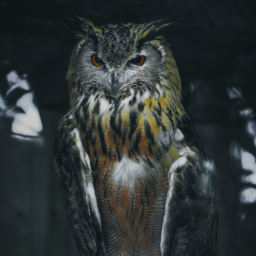
#> input picture doc/image_a.png, 256 x 256 px
$ python validate.py
#> lines starting #> are read from the running program, lines starting #| are printed output that depends on the picture
### ExactHistogramSpecification/histogram_matching.py
#!/usr/bin/env python3

"""
@license: Apache License Version 2.0
@author: Stefano Di Martino
Exact histogram matching
"""


import numpy as np
from scipy import signal


class ExactHistogramMatcher:
    _kernel1 = 1.0 / 5.0 * np.array([[0, 1, 0],
                                     [1, 1, 1],
                                     [0, 1, 0]])

    _kernel2 = 1.0 / 9.0 * np.array([[1, 1, 1],
                                     [1, 1, 1],
                                     [1, 1, 1]])

    _kernel3 = 1.0 / 13.0 * np.array([[0, 0, 1, 0, 0],
                                      [0, 1, 1, 1, 0],
                                      [1, 1, 1, 1, 1],
                                      [0, 1, 1, 1, 0],
                                      [0, 0, 1, 0, 0]])

    _kernel4 = 1.0 / 21.0 * np.array([[0, 1, 1, 1, 0],
                                      [1, 1, 1, 1, 1],
                                      [1, 1, 1, 1, 1],
                                      [1, 1, 1, 1, 1],
                                      [0, 1, 1, 1, 0]])

    _kernel5 = 1.0 / 25.0 * np.array([[1, 1, 1, 1, 1],
                                      [1, 1, 1, 1, 1],
                                      [1, 1, 1, 1, 1],
                                      [1, 1, 1, 1, 1],
                                      [1, 1, 1, 1, 1]])
    _kernel_mapping = {1: [_kernel1],
                       2: [_kernel1, _kernel2],
                       3: [_kernel1, _kernel2, _kernel3],
                       4: [_kernel1, _kernel2, _kernel3, _kernel4],
                       5: [_kernel1, _kernel2, _kernel3, _kernel4, _kernel5]}

    @staticmethod
    def get_histogram(image, image_bit_depth=8):
        """
        :param image: image as numpy array
        :param image_bit_depth: bit depth of the image. Most images have 8 bit.
        :return:
        """
        max_grey_value = pow(2, image_bit_depth)

        if len(image.shape) == 3:
            dimensions = image.shape[2]
            hist = np.empty((max_grey_value, dimensions))

            for dimension in range(0, dimensions):
                for gray_value in range(0, max_grey_value):
                    image_2d = image[:, :, dimension]
                    hist[gray_value, dimension] = len(image_2d[image_2d == gray_value])
        else:
            hist = np.empty((max_grey_value,))

            for gray_value in range(0, max_grey_value):
                hist[gray_value] = len(image[image == gray_value])

        return hist

    @staticmethod
    def _get_averaged_images(img, kernels):
        return np.array([signal.convolve2d(img, kernel, 'same') for kernel in kernels])

    @staticmethod
    def _get_average_values_for_every_pixel(img, number_kernels):
        """
        :param img: the image to be used in order to calculate averaged images
        :param number_kernels: number of kernels to be used in order to calculate the averaged images
        :return: averaged images with the shape:
                 (image height * image width, number averaged images)
                 Every row represents one pixel and its averaged values.
                 I. e. x[0] represents the first pixel and contains an array with k
                 averaged pixels where k are the number of used kernels.
        """
        kernels = ExactHistogramMatcher._kernel_mapping[number_kernels]
        averaged_images = ExactHistogramMatcher._get_averaged_images(img, kernels)
        img_size = averaged_images[0].shape[0] * averaged_images[0].shape[1]

        # shape of averaged_images: (number averaged images, height, width).
        # Reshape in a way, that one row contains all averaged values of pixel in position (x, y)
        reshaped_averaged_images = averaged_images.reshape((number_kernels, img_size))
        transposed_averaged_images = reshaped_averaged_images.transpose()
        return transposed_averaged_images

    @staticmethod
    def sort_rows_lexicographically(matrix):
        # Because lexsort in numpy sorts after the last row,
        # then after the second last row etc., we have to rotate
        # the matrix in order to sort all rows after the first column,
        # and then after the second column etc.

        rotated_matrix = np.rot90(matrix)

        # TODO lexsort is very memory hungry! If the image is too big, this can result in SIG 9!
        sorted_indices = np.lexsort(rotated_matrix)
        return matrix[sorted_indices]

    @staticmethod
    def _match_to_histogram(image, reference_histogram, number_kernels):
        """
        :param image: image as numpy array.
        :param reference_histogram: reference histogram as numpy array
        :param number_kernels: The more kernels you use in order to calculate average images,
                               the more likely it is, the resulting image will have the exact
                               histogram like the reference histogram
        :return: The image with the exact reference histogram.
        """
        img_size = image.shape[0] * image.shape[1]

        merged_images = np.empty((img_size, number_kernels + 2))

        # The first column are the original pixel values.
        merged_images[:, 0] = image.reshape((img_size,))

        # The last column of this array represents the flattened image indices.
        # These indices are necessary to keep track of the pixel positions
        # after they haven been sorted lexicographically according their values.
        indices_of_flattened_image = np.arange(img_size).transpose()
        merged_images[:, -1] = indices_of_flattened_image

        # Calculate average images and add them to merged_images
        averaged_images = ExactHistogramMatcher._get_average_values_for_every_pixel(image, number_kernels)
        for dimension in range(0, number_kernels):
            merged_images[:, dimension + 1] = averaged_images[:, dimension]

        # Sort the array according the original pixels values and then after
        # the average values of the respective pixel
        sorted_merged_images = ExactHistogramMatcher.sort_rows_lexicographically(merged_images)

        # Assign gray values according the distribution of the reference histogram
        index_start = 0
        for gray_value in range(0, len(reference_histogram)):
            index_end = int(index_start + reference_histogram[gray_value])
            sorted_merged_images[index_start:index_end, 0] = gray_value
            index_start = index_end

        # Sort back ordered by the flattened image index. The last column represents the index
        sorted_merged_images = sorted_merged_images[sorted_merged_images[:, -1].argsort()]
        new_target_img = sorted_merged_images[:, 0].reshape(image.shape)

        return new_target_img

    @staticmethod
    def match_image_to_histogram(image, reference_histogram, number_kernels=3):
        """
        :param image: image as numpy array.
        :param reference_histogram: reference histogram as numpy array
        :param number_kernels: The more kernels you use in order to calculate average images,
                               the more likely it is, the resulting image will have the exact
                               histogram like the reference histogram
        :return: The image with the exact reference histogram.
                 CAUTION: Don't save the image in a lossy format like JPEG,
                 because the compression algorithm will alter the histogram!
                 Use lossless formats like PNG.
        """
        if len(image.shape) == 3:
            # Image with more than one dimension. I. e. an RGB image.
            output = np.empty(image.shape)
            dimensions = image.shape[2]

            for dimension in range(0, dimensions):
                output[:, :, dimension] = ExactHistogramMatcher._match_to_histogram(image[:, :, dimension],
                                                                                    reference_histogram[:, dimension],
                                                                                    number_kernels)
        else:
            # Gray value image
            output = ExactHistogramMatcher._match_to_histogram(image,
                                                               reference_histogram,
                                                               number_kernels)

        return output

### doc/validate.py
from ExactHistogramSpecification import ExactHistogramMatcher # This package
from PIL import Image # or use your preferred way of reading image data
import numpy as np # numerical stack
import matplotlib.pylab as plt # plotting
import seaborn as sns # fancier plotting

# Load images
reference_image = np.array(Image.open('image_a.png'))
#> reference_image is the input picture: shape (256, 256, 3); mean R, G, B 47.2, 54.2, 54.1
change_image = np.array(Image.open('image_b.png'))
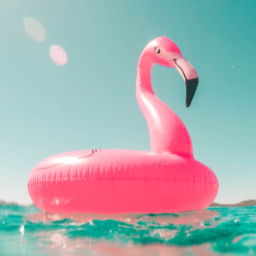
#> input picture doc/image_b.png, 256 x 256 px
#> change_image is the input picture: shape (256, 256, 3); mean R, G, B 167.1, 174, 177.1

# Get histogram
reference_histogram = ExactHistogramMatcher.get_histogram(reference_image)
#> after the loop in get_histogram, `for dimension in range(0, dimensions):`: hist = 256 rows, first 8: [0, 0, 0], [0, 0, 0], [0, 0, 0], [0, 0, 1], [0, 0, 0], [0, 0, 0], [0, 0, 0], [0, 0, 0]
#> reference_histogram has the same summary as hist in get_histogram
# Match image to histogram
new_image = np.round(ExactHistogramMatcher.match_image_to_histogram(change_image, reference_histogram)).astype(np.uint8)
#> after the loop in match_image_to_histogram, `for dimension in range(0, dimensions):`:
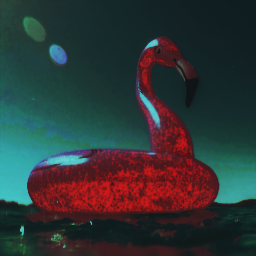
#> output: shape (256, 256, 3) float64; mean R, G, B 47.2, 54.2, 54.1

# For validation:
# Histogram of original image
change_histogram = ExactHistogramMatcher.get_histogram(change_image)
#> after the loop in get_histogram (call 2), `for dimension in range(0, dimensions):`: hist = 256 rows, first 8: [305, 0, 0], [1108, 0, 0], [255, 0, 0], [94, 0, 0], [60, 0, 0], [42, 0, 0], [38, 0, 0], [52, 0, 0]
#> change_histogram has the same summary as hist in get_histogram
# Histogram of newly created image
new_histogram = ExactHistogramMatcher.get_histogram(reference_image)
#> after the loop in get_histogram (call 3), `for dimension in range(0, dimensions):`: hist = 256 rows, first 8: [0, 0, 0], [0, 0, 0], [0, 0, 0], [0, 0, 1], [0, 0, 0], [0, 0, 0], [0, 0, 0], [0, 0, 0]
#> new_histogram has the same summary as hist in get_histogram

# Plotting: Evaluate histogram match
sns.set_style('whitegrid')
fig, ax = plt.subplots(3,2, figsize=(10,8))

# Input Image
ax[0,0].set_title('Input Image')
ax[0,0].imshow(change_image)
ax[0,0].axis('off')

ax[0,1].plot(range(256),change_histogram[:,0].T,color='r', alpha=.4)
ax[0,1].plot(range(256),change_histogram[:,1].T,color='g', alpha=.4)
ax[0,1].plot(range(256),change_histogram[:,2].T,color='b', alpha=.4)
ax[0,1].set_xlim([0,255])

# Reference Image
ax[1,0].set_title('Reference Image')
ax[1,0].imshow(reference_image)
ax[1,0].axis('off')

ax[1,1].plot(range(256),reference_histogram[:,0].T,color='r', alpha=.4)
ax[1,1].plot(range(256),reference_histogram[:,1].T,color='g', alpha=.4)
ax[1,1].plot(range(256),reference_histogram[:,2].T,color='b', alpha=.4)
ax[1,1].set_xlim([0,255])

# New Image
ax[2,0].set_title('New Image')
ax[2,0].imshow(new_image)
ax[2,0].axis('off')

ax[2,1].plot(range(256),new_histogram[:,0].T,color='r', alpha=.4)
ax[2,1].plot(range(256),new_histogram[:,1].T,color='g', alpha=.4)
ax[2,1].plot(range(256),new_histogram[:,2].T,color='b', alpha=.4)
ax[2,1].set_xlim([0,255])

# Saving
plt.tight_layout()
fig.savefig('validate.png',bbox_inches='tight')
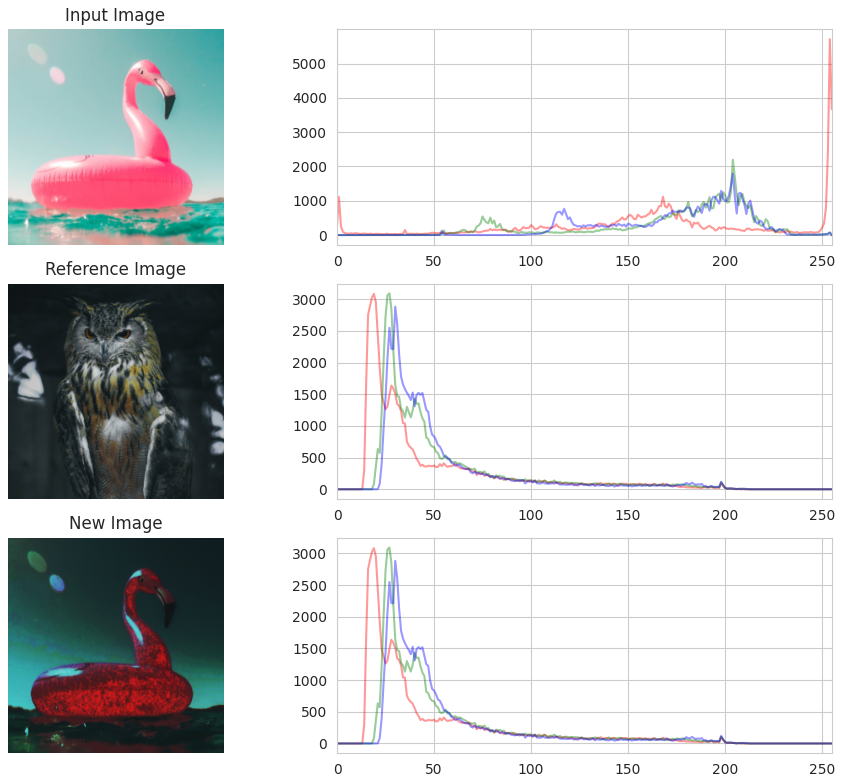
#> figure drawn by matplotlib, 6 panels; panel 2: curve peaks at x = 254, y = 5713; panel 2: curve peaks at x = 204, y = 2193; panel 2: curve peaks at x = 204, y = 1788; panel 4: curve peaks at x = 19, y = 3084
